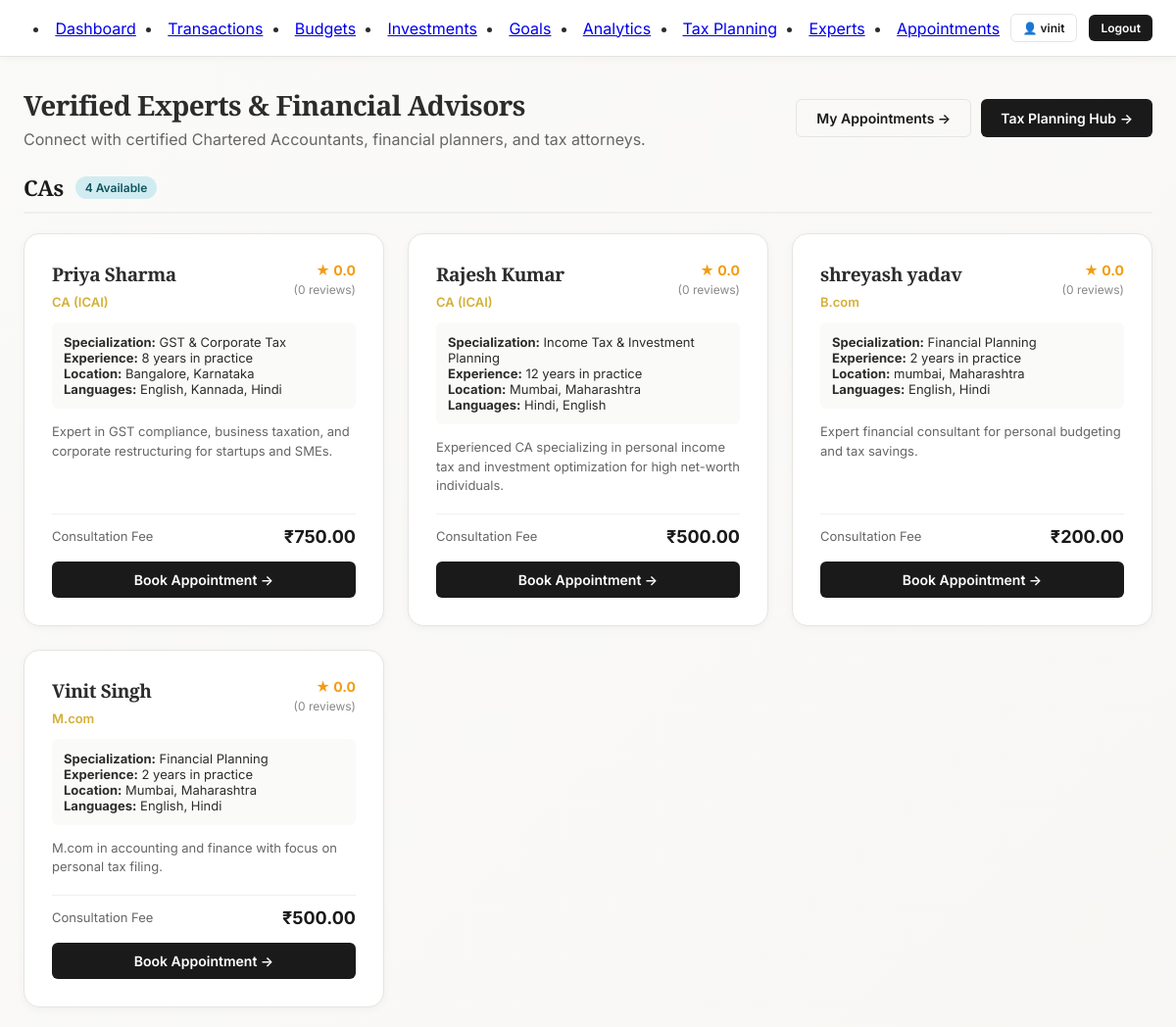
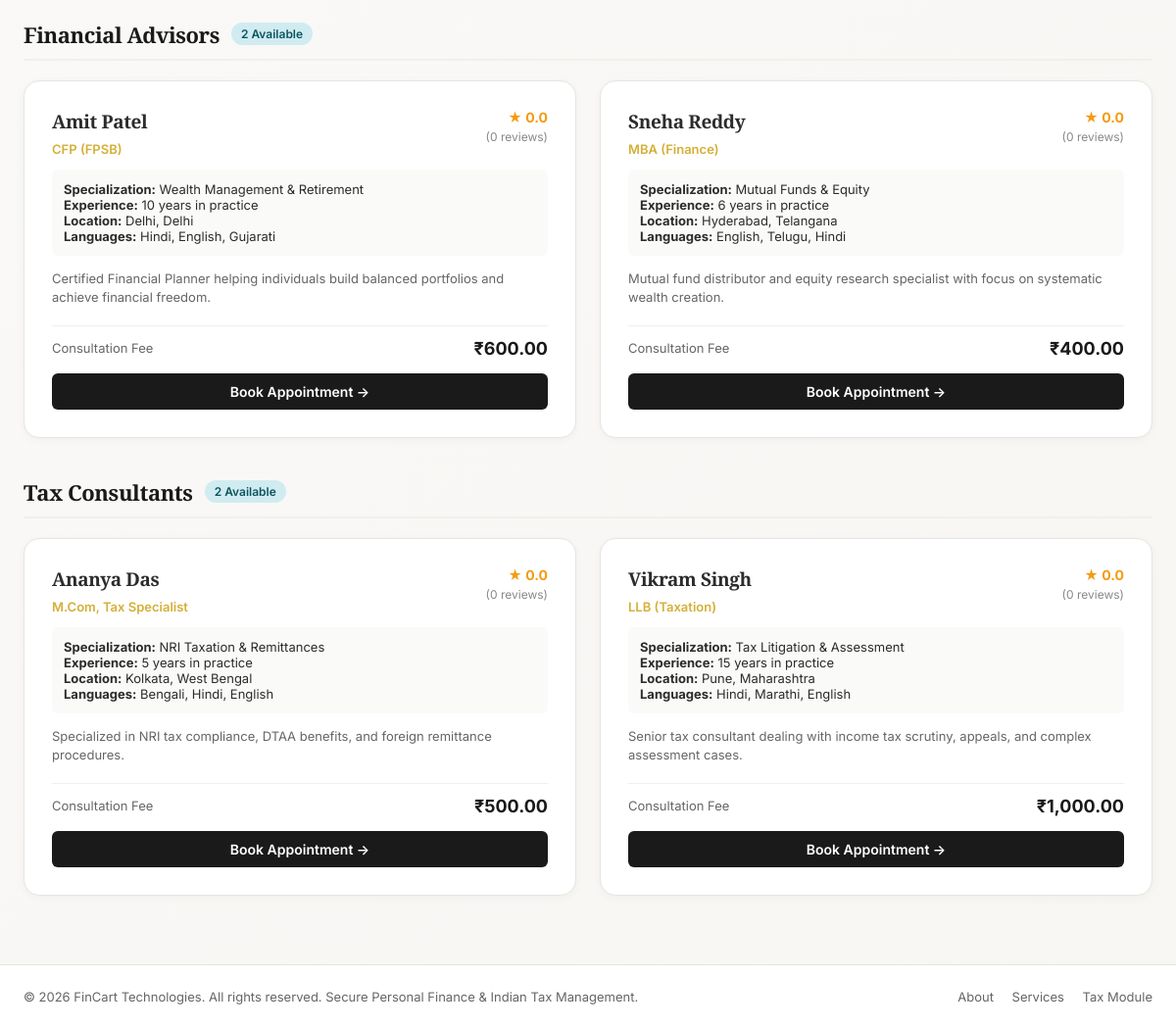
Screenshot of /professionals.php (signed in) with the database file from the repository (2 pictures, top to bottom).
### tables this page shows
CREATE TABLE IF NOT EXISTS `professionals` (
  `id` int NOT NULL AUTO_INCREMENT,
  `user_id` int DEFAULT NULL,
  `professional_type` varchar(50) NOT NULL,
  `name` varchar(100) NOT NULL,
  `qualification` varchar(100) DEFAULT NULL,
  `experience_years` int DEFAULT NULL,
  `specialization` varchar(100) DEFAULT NULL,
  `bio` text,
  `phone` varchar(20) DEFAULT NULL,
  `email` varchar(100) DEFAULT NULL,
  `address` text,
  `city` varchar(50) DEFAULT NULL,
  `state` varchar(50) DEFAULT NULL,
  `languages` varchar(200) DEFAULT NULL,
  `consultation_fee` decimal(15,2) DEFAULT NULL,
  `status` varchar(20) DEFAULT 'active',
  `created_at` timestamp NULL DEFAULT CURRENT_TIMESTAMP,
  PRIMARY KEY (`id`),
  UNIQUE KEY `user_id` (`user_id`),
  CONSTRAINT `fk_prof_user` FOREIGN KEY (`user_id`) REFERENCES `users` (`id`) ON DELETE SET NULL
);

### professionals.php (the view, shortened to what this page needs)
<?php
include "db.php";
$sql = "SELECT p.*,
               COALESCE(AVG(r.rating), 0) as avg_rating,
               COUNT(r.id) as review_count
        FROM professionals p
        LEFT JOIN professional_ratings r ON r.professional_id = p.id
        WHERE p.status = 'active'
        GROUP BY p.id
        ORDER BY p.professional_type, avg_rating DESC, p.name ASC";
$result = $conn->query($sql);
$professionals = [];
while ($row = $result->fetch_assoc()) {
    $professionals[] = $row;
}
$grouped = [];
foreach ($professionals as $prof) {
    $type = $prof['professional_type'];
    if (!isset($grouped[$type])) {
        $grouped[$type] = [];
    }
    $grouped[$type][] = $prof;
}
include "includes/header.php";
include "includes/navbar.php";
?>
<div class="main-content">
    <div style="display: flex; justify-content: space-between; align-items: center; margin-bottom: 24px; flex-wrap: wrap; gap: 15px;">
        <div>
            <h1 style="font-size: 28px; margin-bottom: 6px;">Verified Experts & Financial Advisors</h1>
            <p style="color: var(--text-muted);">Connect with certified Chartered Accountants, financial planners, and tax attorneys.</p>
        </div>
        <div style="display: flex; gap: 10px;">
            <a href="my_appointments.php" class="btn btn-secondary">My Appointments &rarr;</a>
            <a href="tax_planning.php" class="btn btn-primary">Tax Planning Hub &rarr;</a>
        </div>
    </div>
    <?php foreach ($grouped as $type => $profs): ?>
        <div style="margin-bottom: 40px;">
            <div style="display: flex; align-items: center; gap: 12px; margin-bottom: 20px; border-bottom: 2px solid var(--border-light); padding-bottom: 10px;">
                <h2 style="font-size: 22px; color: var(--primary);"><?php echo htmlspecialchars($type); ?>s</h2>
                <span class="badge badge-info"><?php echo count($profs); ?> Available</span>
            </div>
            <div style="display: grid; grid-template-columns: repeat(auto-fit, minmax(320px, 1fr)); gap: 24px;">
                <?php foreach ($profs as $prof): ?>
                    <div class="card" style="display: flex; flex-direction: column; justify-content: space-between; margin-bottom: 0;">
                        <div>
                            <div style="display: flex; justify-content: space-between; align-items: flex-start; margin-bottom: 12px;">
                                <div>
                                    <h3 style="font-size: 19px; margin-bottom: 4px;"><?php echo htmlspecialchars($prof['name']); ?></h3>
                                    <span style="font-size: 13px; color: var(--accent); font-weight: 600;"><?php echo htmlspecialchars($prof['qualification'] ?? 'Certified Professional'); ?></span>
                                </div>
                                <div style="text-align: right;">
                                    <div style="color: #f39c12; font-size: 14px; font-weight: 700;">
                                        ★ <?php echo number_format((float)$prof['avg_rating'], 1); ?>
                                    </div>
                                    <small style="color: #888; font-size: 12px;">(<?php echo (int)$prof['review_count']; ?> reviews)</small>
                                </div>
                            </div>
                            <div style="background: var(--off-white); padding: 12px; border-radius: var(--radius-sm); margin-bottom: 14px; font-size: 13px;">
                                <strong>Specialization:</strong> <?php echo htmlspecialchars($prof['specialization'] ?? 'Financial Planning'); ?><br>
                                <strong>Experience:</strong> <?php echo (int)($prof['experience_years'] ?? 0); ?> years in practice<br>
                                <?php if (!empty($prof['city']) || !empty($prof['state'])): ?>
                                    <strong>Location:</strong> <?php echo htmlspecialchars(trim(($prof['city'] ?? '') . ', ' . ($prof['state'] ?? ''), ', ')); ?><br>
                                <?php endif; ?>
                                <?php if (!empty($prof['languages'])): ?>
                                    <strong>Languages:</strong> <?php echo htmlspecialchars($prof['languages']); ?>
                                <?php endif; ?>
                            </div>
                            <?php if (!empty($prof['bio'])): ?>
                                <p style="font-size: 13px; color: var(--text-muted); line-height: 1.5; margin-bottom: 18px;">
                                    <?php echo htmlspecialchars($prof['bio']); ?>
                                </p>
                            <?php endif; ?>
                        </div>
                        <div>
                            <div style="display: flex; justify-content: space-between; align-items: center; margin-bottom: 15px; padding-top: 12px; border-top: 1px solid var(--border-light);">
                                <span style="font-size: 13px; color: var(--text-muted);">Consultation Fee</span>
                                <strong style="font-size: 18px; color: var(--primary);">₹<?php echo number_format((float)($prof['consultation_fee'] ?? 0), 2); ?></strong>
                            </div>
                            <a href="booking.php?professional_id=<?php echo (int)$prof['id']; ?>" class="btn btn-primary" style="width: 100%; text-align: center;">
                                Book Appointment &rarr;
                            </a>
                        </div>
                    </div>
                <?php endforeach; ?>
            </div>
        </div>
    <?php endforeach; ?>
</div>
<?php include "includes/footer.php"; ?>

### assets/css/main.css (style rules this page uses)
:root { --primary: #1a1a1a; --primary-light: #2c2c2c; --secondary: #f8f6f3; --accent: #d4af37; --accent-hover: #b8972e; --accent-light: #f5eedb; --text-dark: #2c2c2c; --text-muted: #666666; --text-light: #999999; --white: #ffffff; --off-white: #fafaf9; --border-color: #e5e5e0; --border-light: #f0f0eb; --success: #27ae60; --success-bg: #d4edda; --success-border: #c3e6cb; --danger: #e74c3c; --danger-bg: #f8d7da; --danger-border: #f5c6cb; --warning: #f39c12; --warning-bg: #fff3cd; --warning-border: #ffeeba; --info: #3498db; --info-bg: #d1ecf1; --info-border: #bee5eb; --radius-sm: 6px; --radius-md: 10px; --radius-lg: 16px; --shadow-sm: 0 2px 8px rgba(0, 0, 0, 0.04); --shadow-md: 0 4px 20px rgba(0, 0, 0, 0.08); --shadow-lg: 0 8px 30px rgba(0, 0, 0, 0.12); --transition: all 0.25s ease; }
* { margin: 0; padding: 0; box-sizing: border-box; }
body { font-family: 'Inter', -apple-system, BlinkMacSystemFont, 'Segoe UI', Roboto, sans-serif; background: linear-gradient(135deg, var(--off-white) 0%, var(--secondary) 100%); color: var(--text-dark); min-height: 100vh; display: flex; flex-direction: column; }
h1, h2, h3, h4, .brand-font { font-family: 'Playfair Display', Georgia, serif; font-weight: 700; letter-spacing: -0.02em; }
.btn { display: inline-flex; align-items: center; justify-content: center; gap: 8px; padding: 10px 20px; border-radius: var(--radius-sm); font-size: 14px; font-weight: 600; cursor: pointer; text-decoration: none; border: none; transition: var(--transition); }
.btn-primary { background: var(--primary); color: var(--white) !important; }
.btn-secondary { background: transparent; color: var(--primary); border: 1px solid var(--border-color); }
.main-content { flex: 1; max-width: 1240px; width: 100%; margin: 30px auto; padding: 0 24px; }
.card { background: var(--white); border: 1px solid var(--border-color); border-radius: var(--radius-lg); padding: 28px; box-shadow: var(--shadow-sm); transition: var(--transition); margin-bottom: 24px; }
.badge { display: inline-block; padding: 4px 10px; border-radius: 20px; font-size: 12px; font-weight: 600; }
.badge-info { background: var(--info-bg); color: #0c5460; }

### rows the page displays
professionals: name "Priya Sharma", qualification "CA (ICAI)", avg_rating "0.0", review_count "0", specialization "GST & Corporate Tax", experience_years "8", city+state "Bangalore, Karnataka", languages "English, Kannada, Hindi", bio "Expert in GST compliance, business taxation, and corporate restructuring for startups and SMEs.", consultation_fee "750.00"
professionals: name "Rajesh Kumar", qualification "CA (ICAI)", avg_rating "0.0", review_count "0", specialization "Income Tax & Investment Planning", experience_years "12", city+state "Mumbai, Maharashtra", languages "Hindi, English", bio "Experienced CA specializing in personal income tax and investment optimization for high net-worth individuals.", consultation_fee "500.00", $prof['id'] 1 (drawn)
professionals: name "shreyash yadav", qualification "B.com", avg_rating "0.0", review_count "0", specialization "Financial Planning", experience_years "2", city+state "mumbai, Maharashtra", languages "English, Hindi", bio "Expert financial consultant for personal budgeting and tax savings.", consultation_fee "200.00"
professionals: name "Vinit Singh", qualification "M.com", avg_rating "0.0", review_count "0", specialization "Financial Planning", experience_years "2", city+state "Mumbai, Maharashtra", languages "English, Hindi", bio "M.com in accounting and finance with focus on personal tax filing.", consultation_fee "500.00"
professionals: name "Amit Patel", qualification "CFP (FPSB)", avg_rating "0.0", review_count "0", specialization "Wealth Management & Retirement", experience_years "10", city+state "Delhi, Delhi", languages "Hindi, English, Gujarati", bio "Certified Financial Planner helping individuals build balanced portfolios and achieve financial freedom.", consultation_fee "600.00"
professionals: name "Sneha Reddy", qualification "MBA (Finance)", avg_rating "0.0", review_count "0", specialization "Mutual Funds & Equity", experience_years "6", city+state "Hyderabad, Telangana", languages "English, Telugu, Hindi", bio "Mutual fund distributor and equity research specialist with focus on systematic wealth creation.", consultation_fee "400.00"
professionals: professional_type "Tax Consultant", count($profs) "2", name "Vikram Singh", qualification "LLB (Taxation)", avg_rating "0.0", review_count "0", specialization "Tax Litigation & Assessment", experience_years "15", city+state "Pune, Maharashtra", languages "Hindi, Marathi, English", bio "Senior tax consultant dealing with income tax scrutiny, appeals, and complex assessment cases.", consultation_fee "1,000.00"
professionals: name "Ananya Das", qualification "M.Com, Tax Specialist", avg_rating "0.0", review_count "0", specialization "NRI Taxation & Remittances", experience_years "5", city+state "Kolkata, West Bengal", languages "Bengali, Hindi, English", bio "Specialized in NRI tax compliance, DTAA benefits, and foreign remittance procedures.", consultation_fee "500.00"

### other values shown
$user_display_name "vinit"
$type "CA"
count($profs) "4"
$type "Financial Advisor"
count($profs) "2"
